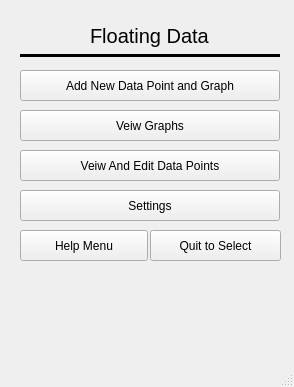
<?xml version="1.0" encoding="UTF-8"?>
<ui version="4.0">
 <class>MainWindow</class>
 <widget class="QMainWindow" name="MainWindow">
  <property name="geometry">
   <rect>
    <x>0</x>
    <y>0</y>
    <width>294</width>
    <height>387</height>
   </rect>
  </property>
  <property name="windowTitle">
   <string>MainWindow</string>
  </property>
  <widget class="QWidget" name="centralwidget">
   <widget class="QPushButton" name="veiwGraphButton">
    <property name="geometry">
     <rect>
      <x>20</x>
      <y>110</y>
      <width>260</width>
      <height>31</height>
     </rect>
    </property>
    <property name="text">
     <string>Veiw Graphs</string>
    </property>
   </widget>
   <widget class="QPushButton" name="settingsButton">
    <property name="geometry">
     <rect>
      <x>20</x>
      <y>190</y>
      <width>260</width>
      <height>31</height>
     </rect>
    </property>
    <property name="text">
     <string>Settings</string>
    </property>
   </widget>
   <widget class="QPushButton" name="quitToSelectButton">
    <property name="geometry">
     <rect>
      <x>150</x>
      <y>230</y>
      <width>131</width>
      <height>31</height>
     </rect>
    </property>
    <property name="text">
     <string>Quit to Select</string>
    </property>
   </widget>
   <widget class="QPushButton" name="editDataPointButton">
    <property name="geometry">
     <rect>
      <x>20</x>
      <y>150</y>
      <width>260</width>
      <height>31</height>
     </rect>
    </property>
    <property name="text">
     <string>Veiw And Edit Data Points</string>
    </property>
   </widget>
   <widget class="QPushButton" name="addNewDPandGraphButton">
    <property name="geometry">
     <rect>
      <x>20</x>
      <y>70</y>
      <width>260</width>
      <height>31</height>
     </rect>
    </property>
    <property name="text">
     <string>Add New Data Point and Graph</string>
    </property>
   </widget>
   <widget class="Line" name="line">
    <property name="geometry">
     <rect>
      <x>20</x>
      <y>40</y>
      <width>260</width>
      <height>31</height>
     </rect>
    </property>
    <property name="font">
     <font>
      <weight>50</weight>
      <bold>false</bold>
     </font>
    </property>
    <property name="frameShadow">
     <enum>QFrame::Plain</enum>
    </property>
    <property name="lineWidth">
     <number>3</number>
    </property>
    <property name="midLineWidth">
     <number>3</number>
    </property>
    <property name="orientation">
     <enum>Qt::Horizontal</enum>
    </property>
   </widget>
   <widget class="QLabel" name="label">
    <property name="geometry">
     <rect>
      <x>90</x>
      <y>20</y>
      <width>121</width>
      <height>31</height>
     </rect>
    </property>
    <property name="font">
     <font>
      <pointsize>15</pointsize>
     </font>
    </property>
    <property name="text">
     <string>Floating Data</string>
    </property>
   </widget>
   <widget class="QPushButton" name="helpMenuButton">
    <property name="geometry">
     <rect>
      <x>20</x>
      <y>230</y>
      <width>128</width>
      <height>31</height>
     </rect>
    </property>
    <property name="text">
     <string>Help Menu</string>
    </property>
   </widget>
  </widget>
  <widget class="QMenuBar" name="menubar">
   <property name="geometry">
    <rect>
     <x>0</x>
     <y>0</y>
     <width>294</width>
     <height>21</height>
    </rect>
   </property>
  </widget>
  <widget class="QStatusBar" name="statusbar"/>
 </widget>
 <resources/>
 <connections/>
</ui>
